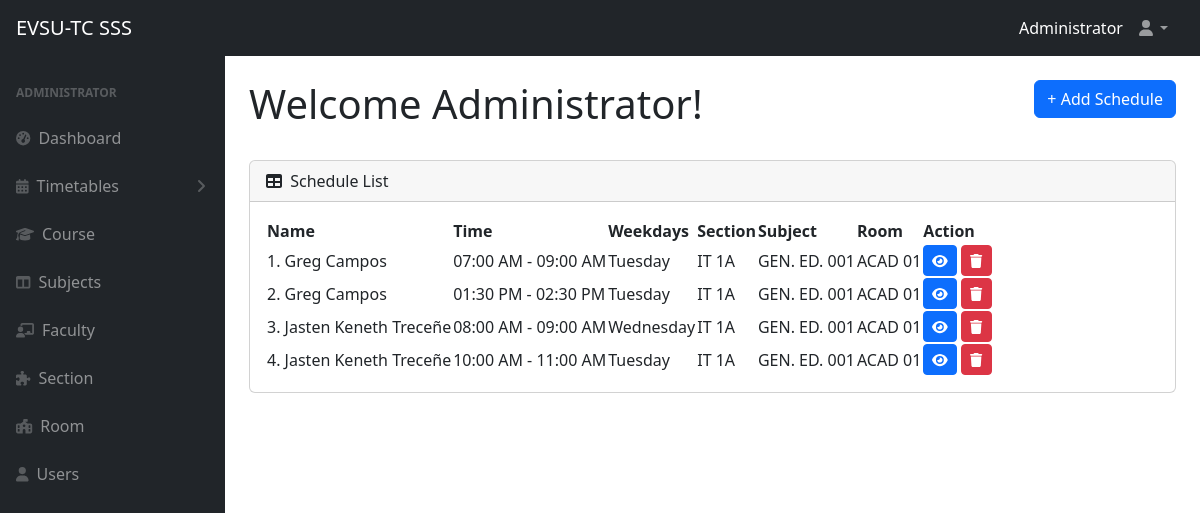
/index.php (signed in), run on the app's committed database.
### tables this page shows
CREATE TABLE `schedules` (
  `id` int(255) NOT NULL,
  `title` varchar(255) NOT NULL,
  `weekday` int(100) NOT NULL,
  `start_time` time NOT NULL,
  `end_time` time NOT NULL,
  `faculty_id` int(150) NOT NULL,
  `subject_id` int(150) NOT NULL,
  `section_id` int(150) NOT NULL,
  `room_id` int(150) NOT NULL,
  `semester_id` int(11) DEFAULT NULL
);

CREATE TABLE `faculty` (
  `id` int(11) NOT NULL,
  `emp_id` int(150) NOT NULL,
  `name` varchar(255) NOT NULL,
  `email` varchar(150) NOT NULL,
  `dept_id` int(15) NOT NULL,
  `course_id` int(255) NOT NULL
);

CREATE TABLE `sections` (
  `id` int(255) NOT NULL,
  `section` varchar(255) NOT NULL,
  `course_id` int(150) NOT NULL
);

CREATE TABLE `subjects` (
  `id` int(30) NOT NULL,
  `subject` varchar(200) NOT NULL,
  `lec` int(15) NOT NULL,
  `lab` int(15) NOT NULL,
  `description` text NOT NULL,
  `course_id` int(150) NOT NULL
);

CREATE TABLE `rooms` (
  `id` int(255) NOT NULL,
  `room` varchar(255) NOT NULL,
  `description` varchar(255) NOT NULL
);

### index.php (the view, shortened to what this page needs)
<?php
include 'db.php';
?>
<!DOCTYPE html>
<html lang="en">
    <head>
        <link href="https://cdn.jsdelivr.net/npm/select2@4.1.0-rc.0/dist/css/select2.min.css" rel="stylesheet" />
        <link href="https://cdn.jsdelivr.net/npm/simple-datatables@7.1.2/dist/style.min.css" rel="stylesheet" />
        <link href="css/styles.css" rel="stylesheet" />
        <link href="vendor/select2/select2.min.css" rel="stylesheet" />
    </head>
    <body class="sb-nav-fixed">
        <?php include 'navbar.php'; ?>
        <div id="layoutSidenav">
            <div id="layoutSidenav_nav">
                <?php include 'sidenav.php'; ?>
            </div>
            <div id="layoutSidenav_content">
                <main>
                    <div class="container-fluid px-4">
                        <h1 class="mt-4">Welcome <?php echo $_SESSION['fullname']; ?>! <button style="float: right;" type="button" class="btn btn-primary btns" data-bs-toggle="modal" data-bs-target="#addSched">+ Add Schedule</button></h1></h1>
                        <div class="card mb-4">
                            <div class="card-header">
                                <i class="fas fa-table me-1"></i>
                                Schedule List
                            </div>
                            <div class="card-body">
                                <table id="datatablesSimple">
                                    <thead>
                                        <tr>
                                            <th>Name</th>
                                            <th>Time</th>
                                            <th>Weekdays</th>
                                            <th>Section</th>
                                            <th>Subject</th>
                                            <th>Room</th>
                                            <th>Action</th>
                                        </tr>
                                    </thead>
                                    <tbody>
                                    <?php
                                    $no = 1;
                                    $result = mysqli_query($conn,"SELECT schedules.id, faculty.name, schedules.title, schedules.start_time, schedules.end_time, schedules.weekday, sections.section, subjects.subject, rooms.room, faculty.id as fid, faculty.emp_id, faculty.email FROM schedules
                                    INNER JOIN faculty ON schedules.faculty_id = faculty.id
                                    INNER JOIN subjects ON schedules.subject_id = subjects.id
                                    INNER JOIN sections ON schedules.section_id = sections.id
                                    INNER JOIN rooms ON schedules.room_id = rooms.id
                                    ORDER BY faculty.name ASC");
                                    while($row = mysqli_fetch_assoc($result)){
                                        $timeS = $row['start_time'];
                                        $startTime = date("h:i A", strtotime($timeS));
                                        $timeE = $row['end_time'];
                                        $endTime = date("h:i A", strtotime($timeE));
                                        $weekdayValue = $row['weekday'];
                                        $weekdayString = date('l', strtotime("Sunday +{$weekdayValue} days"));
                                    ?>
                                        <tr>
                                            <td><?php echo $no; ?>. <?php echo $row['name']; ?></td>
                                            <td><?php echo $startTime; ?> - <?php echo $endTime; ?></td>
                                            <td><?php echo $weekdayString; ?></td>
                                            <td><?php echo $row['section']; ?></td>
                                            <td><?php echo $row['subject']; ?></td>
                                            <td><?php echo $row['room']; ?></td>
                                            <td><button class="btn btn-primary btn-sm" data-bs-toggle="modal" data-bs-target="#viewFaculty<?php echo $row['fid'];?>"><i class="fa-solid fa-eye"></i></button> <a href='?deleteeid=<?php echo $row['id']?>' class="btn btn-danger btn-sm"><i class="fa-solid fa-trash"></i></a></td>
                                        </tr>
                                    <?php
                                    $no++;
                                    }
                                    ?>
                                    </tbody>
                                </table>
                            </div>
                        </div>
                    </div>
                </main>
            </div>
        </div>
                                <?php
                                $sql = "SELECT * FROM rooms";
                                $result = mysqli_query($conn, $sql);
                                if ($result && mysqli_num_rows($result) > 0) {
                                    while ($row = mysqli_fetch_assoc($result)) {
                                        ?>
                                        <option value="<?= $row['id']; $room_id = $row['id']; ?>"><?= $row['room']; ?></option>
                                        <?php
                                    }
                                } else {
                                    echo "<option value=''>No rooms available</option>";
                                }
                                print_r($room_id);
                                ?>
    </body>
</html>

### navbar.php (shortened to what this page needs)
<nav class="sb-topnav navbar navbar-expand navbar-dark bg-dark">
    <a class="navbar-brand ps-3" href="index.php" title="EVSU-TC Subject Scheduling System">EVSU-TC SSS</a>
    <?php
    if(isset($_SESSION['user_type']) && !empty($_SESSION['user_type'])) {
        echo '<p style="color: white; margin-bottom: 0rem !important; margin-right: 5px;">'.$_SESSION['fullname'].'</p>';
    }
    ?>
    <ul class="navbar-nav ms-auto ms-md-0 me-3 me-lg-4">
        <li class="nav-item dropdown">
            <a class="nav-link dropdown-toggle" id="navbarDropdown" href="#" role="button" data-bs-toggle="dropdown" aria-expanded="false"><i class="fas fa-user fa-fw"></i></a>
        </li>
    </ul>
</nav>

### sidenav.php (shortened to what this page needs)
<div id="layoutSidenav_nav">
    <nav class="sb-sidenav accordion sb-sidenav-dark" id="sidenavAccordion">
        <div class="sb-sidenav-menu">
            <div class="nav">
                <div class="sb-sidenav-menu-heading">Administrator</div>
                <a class="nav-link" href="index.php">
                    <div class="sb-nav-link-icon"><i class="fas fa-tachometer-alt"></i></div>
                    Dashboard
                </a>
                <a class="nav-link collapsed" href="#" data-bs-toggle="collapse" data-bs-target="#collapseLayouts" aria-expanded="false" aria-controls="collapseLayouts">
                    <div class="sb-nav-link-icon"><i class="fa-solid fa-calendar-days"></i></div>
                    Timetables
                    <div class="sb-sidenav-collapse-arrow"><i class="fas fa-angle-down"></i></div>
                </a>
                <a class="nav-link" href="course.php">
                    <div class="sb-nav-link-icon"><i class="fa-solid fa-graduation-cap"></i></div>
                    Course
                </a>
                <a class="nav-link" href="subjects.php">
                    <div class="sb-nav-link-icon"><i class="fas fa-columns"></i></div>
                    Subjects
                </a>
                <?php if ( isset($_SESSION['user_type']) && $_SESSION['user_type'] == "Administrator" ): ?>
                <a class="nav-link" href="faculty.php">
                    <div class="sb-nav-link-icon"><i class="fa-solid fa-chalkboard-user"></i></div>
                    Faculty
                </a>
                <?php endif; ?>
                <a class="nav-link" href="section.php">
                    <div class="sb-nav-link-icon"><i class="fa-solid fa-puzzle-piece"></i></div>
                    Section
                </a>
                <a class="nav-link" href="rooms.php">
                    <div class="sb-nav-link-icon"><i class="fa-solid fa-school-flag"></i></div>
                    Room
                </a>
                <?php if ( isset($_SESSION['user_type']) && $_SESSION['user_type'] == "Administrator" ): ?>
                <a class="nav-link" href="users.php">
                    <div class="sb-nav-link-icon"><i class="fa-solid fa-user"></i></div>
                    Users
                </a>
                <?php endif; ?>
            </div>
        </div>
    </nav>
</div>

### data on the page
schedules: faculty.name "Greg Campos", start_time "07:00 AM", end_time "09:00 AM", weekday "Tuesday", section.section "IT 1A", subject.subject "GEN. ED. 001", room.room "ACAD 01"
schedules: faculty.name "Greg Campos", start_time "01:30 PM", end_time "02:30 PM", weekday "Tuesday", section.section "IT 1A", subject.subject "GEN. ED. 001", room.room "ACAD 01"
schedules: faculty.name "Jasten Keneth Treceñe", start_time "08:00 AM", end_time "09:00 AM", weekday "Wednesday", section.section "IT 1A", subject.subject "GEN. ED. 001", room.room "ACAD 01"
schedules: faculty.name "Jasten Keneth Treceñe", start_time "10:00 AM", end_time "11:00 AM", weekday "Tuesday", section.section "IT 1A", subject.subject "GEN. ED. 001", room.room "ACAD 01"

### other printed values
$_SESSION['fullname'] "Administrator"
